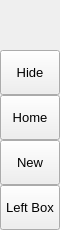
        <widget class="QFrame" name="leftMenuBg">
         <property name="minimumSize">
          <size>
           <width>60</width>
           <height>0</height>
          </size>
         </property>
         <property name="maximumSize">
          <size>
           <width>60</width>
           <height>16777215</height>
          </size>
         </property>
         <property name="frameShape">
          <enum>QFrame::NoFrame</enum>
         </property>
         <property name="frameShadow">
          <enum>QFrame::Raised</enum>
         </property>
         <layout class="QVBoxLayout" name="verticalLayout_3">
          <property name="spacing">
           <number>0</number>
          </property>
          <property name="leftMargin">
           <number>0</number>
          </property>
          <property name="topMargin">
           <number>0</number>
          </property>
          <property name="rightMargin">
           <number>0</number>
          </property>
          <property name="bottomMargin">
           <number>0</number>
          </property>
          <item>
           <widget class="QFrame" name="topLogoInfo">
            <property name="minimumSize">
             <size>
              <width>0</width>
              <height>50</height>
             </size>
            </property>
            <property name="maximumSize">
             <size>
              <width>16777215</width>
              <height>50</height>
             </size>
            </property>
            <property name="frameShape">
             <enum>QFrame::NoFrame</enum>
            </property>
            <property name="frameShadow">
             <enum>QFrame::Raised</enum>
            </property>
            <widget class="QFrame" name="topLogo">
             <property name="geometry">
              <rect>
               <x>10</x>
               <y>5</y>
               <width>42</width>
               <height>42</height>
              </rect>
             </property>
             <property name="minimumSize">
              <size>
               <width>42</width>
               <height>42</height>
              </size>
             </property>
             <property name="maximumSize">
              <size>
               <width>42</width>
               <height>42</height>
              </size>
             </property>
             <property name="autoFillBackground">
              <bool>false</bool>
             </property>
             <property name="styleSheet">
              <string notr="true"/>
             </property>
             <property name="frameShape">
              <enum>QFrame::NoFrame</enum>
             </property>
             <property name="frameShadow">
              <enum>QFrame::Raised</enum>
             </property>
            </widget>
            <widget class="QLabel" name="titleLeftApp">
             <property name="geometry">
              <rect>
               <x>70</x>
               <y>8</y>
               <width>160</width>
               <height>20</height>
              </rect>
             </property>
             <property name="font">
              <font>
               <family>Segoe UI Semibold</family>
               <pointsize>12</pointsize>
               <weight>7</weight>
               <italic>false</italic>
               <bold>false</bold>
              </font>
             </property>
             <property name="text">
              <string>PyDracula</string>
             </property>
             <property name="alignment">
              <set>Qt::AlignLeading|Qt::AlignLeft|Qt::AlignTop</set>
             </property>
            </widget>
            <widget class="QLabel" name="titleLeftDescription">
             <property name="geometry">
              <rect>
               <x>70</x>
               <y>27</y>
               <width>160</width>
               <height>16</height>
              </rect>
             </property>
             <property name="maximumSize">
              <size>
               <width>16777215</width>
               <height>16</height>
              </size>
             </property>
             <property name="font">
              <font>
               <family>Segoe UI</family>
               <pointsize>8</pointsize>
               <weight>50</weight>
               <italic>false</italic>
               <bold>false</bold>
              </font>
             </property>
             <property name="text">
              <string>Modern GUI / Flat Style</string>
             </property>
             <property name="alignment">
              <set>Qt::AlignLeading|Qt::AlignLeft|Qt::AlignTop</set>
             </property>
            </widget>
           </widget>
          </item>
          <item>
           <widget class="QFrame" name="leftMenuFrame">
            <property name="frameShape">
             <enum>QFrame::NoFrame</enum>
            </property>
            <property name="frameShadow">
             <enum>QFrame::Raised</enum>
            </property>
            <layout class="QVBoxLayout" name="verticalMenuLayout">
             <property name="spacing">
              <number>0</number>
             </property>
             <property name="leftMargin">
              <number>0</number>
             </property>
             <property name="topMargin">
              <number>0</number>
             </property>
             <property name="rightMargin">
              <number>0</number>
             </property>
             <property name="bottomMargin">
              <number>0</number>
             </property>
             <item>
              <widget class="QFrame" name="toggleBox">
               <property name="maximumSize">
                <size>
                 <width>16777215</width>
                 <height>45</height>
                </size>
               </property>
               <property name="frameShape">
                <enum>QFrame::NoFrame</enum>
               </property>
               <property name="frameShadow">
                <enum>QFrame::Raised</enum>
               </property>
               <layout class="QVBoxLayout" name="verticalLayout_4">
                <property name="spacing">
                 <number>0</number>
                </property>
                <property name="leftMargin">
                 <number>0</number>
                </property>
                <property name="topMargin">
                 <number>0</number>
                </property>
                <property name="rightMargin">
                 <number>0</number>
                </property>
                <property name="bottomMargin">
                 <number>0</number>
                </property>
                <item>
                 <widget class="QPushButton" name="toggleButton">
                  <property name="sizePolicy">
                   <sizepolicy hsizetype="Expanding" vsizetype="Fixed">
                    <horstretch>0</horstretch>
                    <verstretch>0</verstretch>
                   </sizepolicy>
                  </property>
                  <property name="minimumSize">
                   <size>
                    <width>0</width>
                    <height>45</height>
                   </size>
                  </property>
                  <property name="font">
                   <font>
                    <family>Segoe UI</family>
                    <pointsize>10</pointsize>
                    <weight>50</weight>
                    <italic>false</italic>
                    <bold>false</bold>
                   </font>
                  </property>
                  <property name="cursor">
                   <cursorShape>PointingHandCursor</cursorShape>
                  </property>
                  <property name="layoutDirection">
                   <enum>Qt::LeftToRight</enum>
                  </property>
                  <property name="styleSheet">
                   <string notr="true">background-image: url(:/icons/images/icons/icon_menu.png);</string>
                  </property>
                  <property name="text">
                   <string>Hide</string>
                  </property>
                 </widget>
                </item>
               </layout>
              </widget>
             </item>
             <item alignment="Qt::AlignTop">
              <widget class="QFrame" name="topMenu">
               <property name="frameShape">
                <enum>QFrame::NoFrame</enum>
               </property>
               <property name="frameShadow">
                <enum>QFrame::Raised</enum>
               </property>
               <layout class="QVBoxLayout" name="verticalLayout_8">
                <property name="spacing">
                 <number>0</number>
                </property>
                <property name="leftMargin">
                 <number>0</number>
                </property>
                <property name="topMargin">
                 <number>0</number>
                </property>
                <property name="rightMargin">
                 <number>0</number>
                </property>
                <property name="bottomMargin">
                 <number>0</number>
                </property>
                <item>
                 <widget class="QPushButton" name="btn_home">
                  <property name="sizePolicy">
                   <sizepolicy hsizetype="Expanding" vsizetype="Fixed">
                    <horstretch>0</horstretch>
                    <verstretch>0</verstretch>
                   </sizepolicy>
                  </property>
                  <property name="minimumSize">
                   <size>
                    <width>0</width>
                    <height>45</height>
                   </size>
                  </property>
                  <property name="font">
                   <font>
                    <family>Segoe UI</family>
                    <pointsize>10</pointsize>
                    <weight>50</weight>
                    <italic>false</italic>
                    <bold>false</bold>
                   </font>
                  </property>
                  <property name="cursor">
                   <cursorShape>PointingHandCursor</cursorShape>
                  </property>
                  <property name="layoutDirection">
                   <enum>Qt::LeftToRight</enum>
                  </property>
                  <property name="styleSheet">
                   <string notr="true">background-image: url(:/icons/images/icons/cil-home.png);</string>
                  </property>
                  <property name="text">
                   <string>Home</string>
                  </property>
                 </widget>
                </item>
                <item>
                 <widget class="QPushButton" name="btn_new">
                  <property name="sizePolicy">
                   <sizepolicy hsizetype="Expanding" vsizetype="Fixed">
                    <horstretch>0</horstretch>
                    <verstretch>0</verstretch>
                   </sizepolicy>
                  </property>
                  <property name="minimumSize">
                   <size>
                    <width>0</width>
                    <height>45</height>
                   </size>
                  </property>
                  <property name="font">
                   <font>
                    <family>Segoe UI</family>
                    <pointsize>10</pointsize>
                    <weight>50</weight>
                    <italic>false</italic>
                    <bold>false</bold>
                   </font>
                  </property>
                  <property name="cursor">
                   <cursorShape>PointingHandCursor</cursorShape>
                  </property>
                  <property name="layoutDirection">
                   <enum>Qt::LeftToRight</enum>
                  </property>
                  <property name="styleSheet">
                   <string notr="true">background-image: url(:/icons/images/icons/cil-file.png);</string>
                  </property>
                  <property name="text">
                   <string>New</string>
                  </property>
                 </widget>
                </item>
               </layout>
              </widget>
             </item>
             <item alignment="Qt::AlignBottom">
              <widget class="QFrame" name="bottomMenu">
               <property name="frameShape">
                <enum>QFrame::NoFrame</enum>
               </property>
               <property name="frameShadow">
                <enum>QFrame::Raised</enum>
               </property>
               <layout class="QVBoxLayout" name="verticalLayout_9">
                <property name="spacing">
                 <number>0</number>
                </property>
                <property name="leftMargin">
                 <number>0</number>
                </property>
                <property name="topMargin">
                 <number>0</number>
                </property>
                <property name="rightMargin">
                 <number>0</number>
                </property>
                <property name="bottomMargin">
                 <number>0</number>
                </property>
                <item>
                 <widget class="QPushButton" name="toggleLeftBox">
                  <property name="sizePolicy">
                   <sizepolicy hsizetype="Expanding" vsizetype="Fixed">
                    <horstretch>0</horstretch>
                    <verstretch>0</verstretch>
                   </sizepolicy>
                  </property>
                  <property name="minimumSize">
                   <size>
                    <width>0</width>
                    <height>45</height>
                   </size>
                  </property>
                  <property name="font">
                   <font>
                    <family>Segoe UI</family>
                    <pointsize>10</pointsize>
                    <weight>50</weight>
                    <italic>false</italic>
                    <bold>false</bold>
                   </font>
                  </property>
                  <property name="cursor">
                   <cursorShape>PointingHandCursor</cursorShape>
                  </property>
                  <property name="layoutDirection">
                   <enum>Qt::LeftToRight</enum>
                  </property>
                  <property name="styleSheet">
                   <string notr="true">background-image: url(:/icons/images/icons/icon_settings.png);</string>
                  </property>
                  <property name="text">
                   <string>Left Box</string>
                  </property>
                 </widget>
                </item>
               </layout>
              </widget>
             </item>
            </layout>
           </widget>
          </item>
         </layout>
        </widget>
